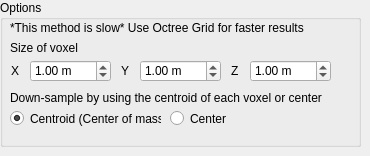
       <widget class="QWidget" name="VoxelSizeFilter">
        <widget class="QGroupBox" name="groupBox_7">
         <property name="geometry">
          <rect>
           <x>0</x>
           <y>0</y>
           <width>361</width>
           <height>147</height>
          </rect>
         </property>
         <property name="title">
          <string>Options</string>
         </property>
         <widget class="QLabel" name="voxelSizeExTitle">
          <property name="geometry">
           <rect>
            <x>10</x>
            <y>20</y>
            <width>311</width>
            <height>16</height>
           </rect>
          </property>
          <property name="text">
           <string>*This method is slow* Use Octree Grid for faster results </string>
          </property>
         </widget>
         <widget class="QDoubleSpinBox" name="voxelSizeX">
          <property name="geometry">
           <rect>
            <x>30</x>
            <y>60</y>
            <width>81</width>
            <height>22</height>
           </rect>
          </property>
          <property name="suffix">
           <string> m</string>
          </property>
          <property name="decimals">
           <number>2</number>
          </property>
          <property name="minimum">
           <double>0.000000000000000</double>
          </property>
          <property name="maximum">
           <double>10000000.000000000000000</double>
          </property>
          <property name="singleStep">
           <double>0.100000000000000</double>
          </property>
          <property name="value">
           <double>1.000000000000000</double>
          </property>
         </widget>
         <widget class="QLabel" name="voxelSizeTitle">
          <property name="geometry">
           <rect>
            <x>10</x>
            <y>40</y>
            <width>91</width>
            <height>16</height>
           </rect>
          </property>
          <property name="text">
           <string>Size of voxel</string>
          </property>
         </widget>
         <widget class="QLabel" name="voxelSizeXTitle">
          <property name="geometry">
           <rect>
            <x>11</x>
            <y>61</y>
            <width>16</width>
            <height>20</height>
           </rect>
          </property>
          <property name="text">
           <string>X</string>
          </property>
         </widget>
         <widget class="QLabel" name="voxelSizeYTitle">
          <property name="geometry">
           <rect>
            <x>121</x>
            <y>61</y>
            <width>16</width>
            <height>20</height>
           </rect>
          </property>
          <property name="text">
           <string>Y</string>
          </property>
         </widget>
         <widget class="QDoubleSpinBox" name="voxelSizeY">
          <property name="geometry">
           <rect>
            <x>140</x>
            <y>60</y>
            <width>81</width>
            <height>22</height>
           </rect>
          </property>
          <property name="suffix">
           <string> m</string>
          </property>
          <property name="decimals">
           <number>2</number>
          </property>
          <property name="minimum">
           <double>0.000000000000000</double>
          </property>
          <property name="maximum">
           <double>10000000.000000000000000</double>
          </property>
          <property name="singleStep">
           <double>0.100000000000000</double>
          </property>
          <property name="value">
           <double>1.000000000000000</double>
          </property>
         </widget>
         <widget class="QLabel" name="voxelSizeZTitle">
          <property name="geometry">
           <rect>
            <x>231</x>
            <y>61</y>
            <width>16</width>
            <height>20</height>
           </rect>
          </property>
          <property name="text">
           <string>Z</string>
          </property>
         </widget>
         <widget class="QDoubleSpinBox" name="voxelSizeZ">
          <property name="geometry">
           <rect>
            <x>250</x>
            <y>60</y>
            <width>81</width>
            <height>22</height>
           </rect>
          </property>
          <property name="suffix">
           <string> m</string>
          </property>
          <property name="decimals">
           <number>2</number>
          </property>
          <property name="minimum">
           <double>0.000000000000000</double>
          </property>
          <property name="maximum">
           <double>10000000.000000000000000</double>
          </property>
          <property name="singleStep">
           <double>0.100000000000000</double>
          </property>
          <property name="value">
           <double>1.000000000000000</double>
          </property>
         </widget>
         <widget class="QLabel" name="voxelCentroidTitle">
          <property name="geometry">
           <rect>
            <x>10</x>
            <y>90</y>
            <width>341</width>
            <height>16</height>
           </rect>
          </property>
          <property name="text">
           <string>Down-sample by using the centroid of each voxel or center</string>
          </property>
         </widget>
         <widget class="QRadioButton" name="voxelCenter">
          <property name="geometry">
           <rect>
            <x>170</x>
            <y>110</y>
            <width>141</width>
            <height>17</height>
           </rect>
          </property>
          <property name="text">
           <string>Center</string>
          </property>
          <property name="checked">
           <bool>false</bool>
          </property>
          <attribute name="buttonGroup">
           <string notr="true">buttonGroup_4</string>
          </attribute>
         </widget>
         <widget class="QRadioButton" name="voxelCentroid">
          <property name="geometry">
           <rect>
            <x>10</x>
            <y>110</y>
            <width>151</width>
            <height>17</height>
           </rect>
          </property>
          <property name="text">
           <string>Centroid (Center of mass)</string>
          </property>
          <property name="checked">
           <bool>true</bool>
          </property>
          <attribute name="buttonGroup">
           <string notr="true">buttonGroup_4</string>
          </attribute>
         </widget>
        </widget>
       </widget>
